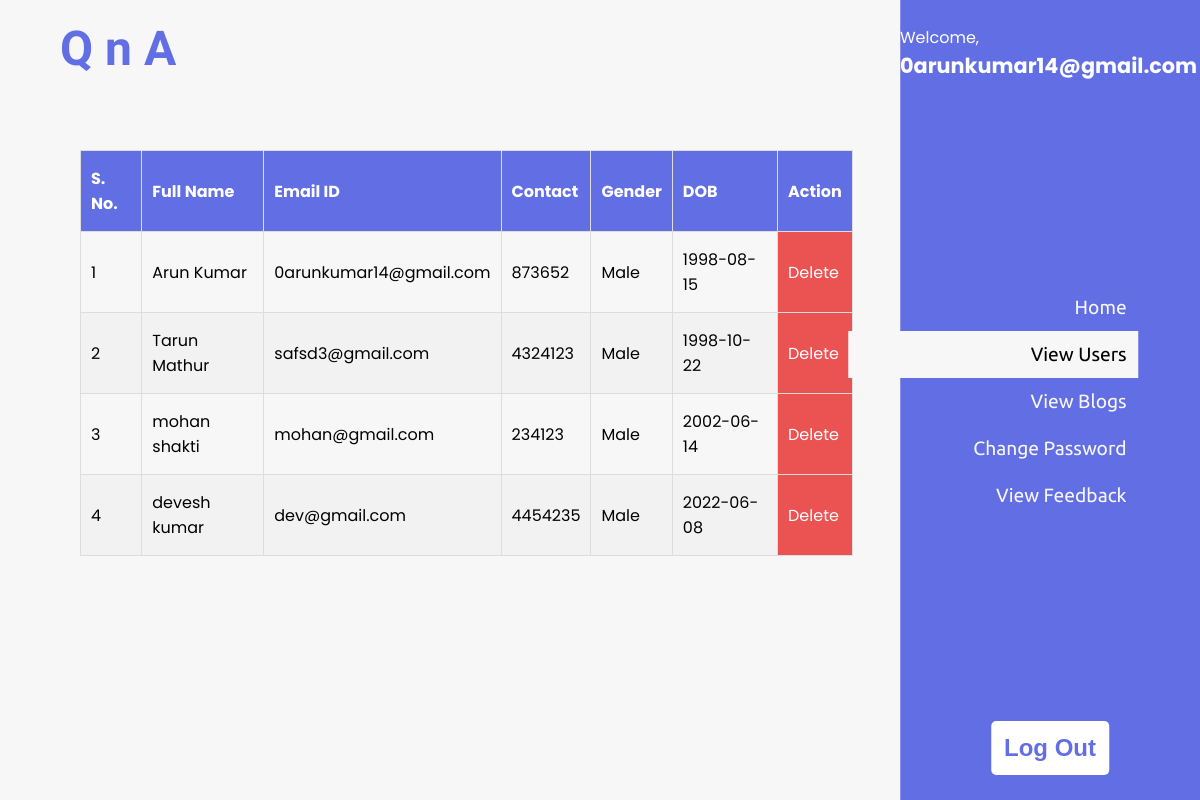
The app's page /view_user (signed in) with its own data.
### study/models.py (models this page shows, shortened)
class Signup(models.Model):
    user = models.ForeignKey(User, on_delete=models.CASCADE)
    mobile = models.CharField(max_length=20, null=True)
    gender = models.CharField(max_length=10, null=True)
    dob = models.CharField(max_length=10, null=True)
    follower = models.IntegerField(max_length=200, null=True)
    following = models.IntegerField(max_length=200, null=True)
    que_asked = models.IntegerField(max_length=100, null=True)
    answered = models.IntegerField(max_length=100, null=True)
    usr_img = models.ImageField(upload_to="img/", default="")

### study/views.py (the view)
# urls.py: path('view_user', view_user, name="view_user"),
def view_user(request):
    if not request.user.is_authenticated:
        return redirect('login')
    data = Signup.objects.all()
    d = {'data': data}
    return render(request, 'view_user.html', d)

### study/templates/view_user.html (shortened to what this page needs)
<html>
  <head>
    {% load static %}
    <link
      rel="stylesheet"
      href="https://cdnjs.cloudflare.com/ajax/libs/font-awesome/4.7.0/css/font-awesome.min.css"
    />
    <link rel="stylesheet" href="{% static 'css/admin_home.css' %}" />
  </head>
  <body>
    <div class="main-container">
      <div class="body-container">
        <a href="{% url 'index' %}"><p class="logo">Q n A</p></a>
        <div class="all-content">
          <table class="" id="example">
            <thead>
              <tr style="background-color: #626ee3; padding: 10px">
                <th>S. No.</th>
                <th>Full Name</th>
                <th>Email ID</th>
                <th>Contact</th>
                <th>Gender</th>
                <th>DOB</th>
                <th>Action</th>
              </tr>
            </thead>
            <tbody>
              {% for i in data %}
              <tr>
                <td>{{forloop.counter}}</td>
                <td>{{i.user.first_name}} {{i.user.last_name}}</td>
                <td>{{i.user.username}}</td>
                <td>{{i.mobile}}</td>
                <td>{{i.gender}}</td>
                <td>{{i.dob}}</td>
                <a
                  href="{% url 'delete_user' i.user.id %}"
                  onclick="return confirm('Are you Sure?')"
                  ><td
                    style="
                      background-color: #eb5353;
                      color: white;
                      cursor: pointer;
                    "
                  >
                    Delete
                  </td></a
                >
              </tr>
              {% endfor %}
            </tbody>
          </table>
        </div>
      </div>
      <div class="menu-admin">
        <div class="admin-navigation">
          <p>
            Welcome,
            <span style="font-weight: bold; font-size: 1.3rem">
              {{ user }}</span
            >
          </p>
          <ul class="admin-nav">
            <a href="{% url 'admin_home' %}"><li class="">Home</li></a>
            <a href="{% url 'view_user' %}"
              ><li class="active" style="color: black">View Users</li></a
            >
            <a href="{% url 'view_blog_admin' %}"
              ><li class="">View Blogs</li></a
            >
            <a href="{% url 'change_password' %}"
              ><li class="">Change Password</li></a
            >
            <a href="{% url 'view_feedback' %}"
              ><li class="">View Feedback</li></a
            >
          </ul>
          <a href="{% url 'logout' %}"
            ><button class="buttn">Log Out</button></a
          >
        </div>
      </div>
    </div>
  </body>
</html>

### study/static/css/admin_home.css (style rules this page uses)
* { margin: 0; padding: 0; box-sizing: border-box; }
*::after, *::before { box-sizing: border-box; }
body { background-color: #f7f7f7; font-family: "Poppins"; }
:root { --primary: #626ee3; }
a { text-decoration: none; color: inherit; }
ul { list-style: none; }
.main-container { display: flex; }
.all-content { margin-top: 150px; margin-left: 180px; margin-right: 40px; }
.body-container { width: 80%; }
.menu-admin { width: 30%; }
.admin-navigation { position: sticky; width: 300px; height: 100vh; top: 0; background: var(--primary); left: 100%; display: flex; align-self: flex-start; flex-direction: column; justify-content: space-between; align-items: center; padding: 25px 0; z-index: 99; }
.admin-navigation > p { color: white; }
.admin-nav { display: flex; justify-content: center; align-items: flex-end; flex-direction: column; }
.admin-nav > a > li { padding: 12px; color: #f7f7f7; font-size: 1.2rem; font-family: "Ubuntu"; cursor: pointer; }
.active { background-color: #f7f7f7; color: black !important; position: relative; }
.active::before { content: ""; height: 100%; width: 230%; position: absolute; background-color: #f7f7f7; left: -170px; top: 0; }
.buttn { padding: 13px; color: #626ee3; background-color: white; border: none; font-size: 1.5rem; font-weight: bold; border-radius: 5px; cursor: pointer; }
.logo { font-family: "Fascinate", cursive; font-size: 3rem; font-weight: bolder; color: var(--primary); padding: 20px 0 0 60px; position: absolute; left: 0; top: 0; }

### study/templates/view_user.html (style rules this page uses)
.all-content { margin-left: 80; margin-right: 20px; }
#example { border-collapse: collapse; }
#example th { padding: 20px; text-align: left; color: white; }
#example tr:nth-child(even) { background-color: #f2f2f2; }
#example td, #example th { border: 1px solid #ddd; padding: 15px 10px 15px 10px; }
.active::before { content: ""; height: 100%; width: 150%; position: absolute; background-color: #f7f7f7; left: -170px; top: 0; }

### records on screen
Signup: user.first_name "Arun", user.last_name "Kumar", user.username "0arunkumar14@gmail.com", mobile "873652", gender "Male", dob "1998-08-15"
Signup: user.first_name "Tarun", user.last_name "Mathur", user.username "safsd3@gmail.com", mobile "4324123", gender "Male", dob "1998-10-22"
Signup: user.first_name "mohan", user.last_name "shakti", user.username "mohan@gmail.com", mobile "234123", gender "Male", dob "2002-06-14"
Signup: user.first_name "devesh", user.last_name "kumar", user.username "dev@gmail.com", mobile "4454235", gender "Male", dob "2022-06-08"

### other values on screen
{{ user }} "0arunkumar14@gmail.com"
